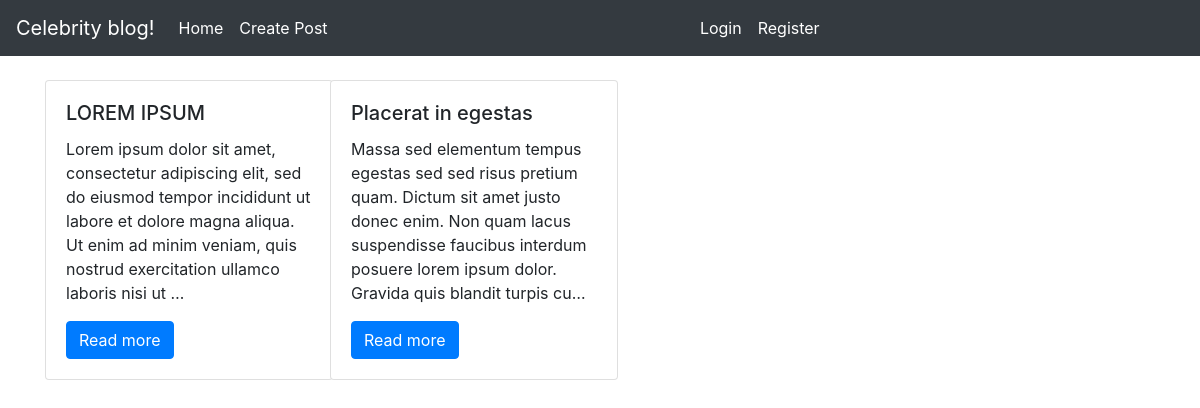
The page / on the database its author committed.
### core/models.py (models this page shows, shortened)
class Post(models.Model):
    title = models.CharField(max_length=255)
    text = models.TextField()
    author = models.ForeignKey(User, on_delete=models.CASCADE)
    created_at = models.DateTimeField(auto_now_add=True)
    tags = models.ManyToManyField('core.Tag')

### core/views.py (the view)
# urls.py: path('', Index.as_view()),
class Index(TemplateView):
    template_name = 'index.html'
    def get_context_data(self, **kwargs):
        posts = Post.objects.all().order_by('created_at')[:10]
        return {
            'posts': posts
        }

### core/templates/index.html (shortened to what this page needs)
<html>
    <head>
        <link rel="stylesheet" href="https://stackpath.bootstrapcdn.com/bootstrap/4.4.1/css/bootstrap.min.css"
>
    </head>
    <body>
        <nav class="navbar navbar-expand-lg navbar-dark bg-dark">
          <a class="navbar-brand" href="#">Celebrity blog!</a>
          <div class="collapse navbar-collapse" id="navbarSupportedContent">
            <ul class="navbar-nav mr-auto">
              <li class="nav-item active">
                <a class="nav-link" href="/">Home</a>
              </li>
              <li class="nav-item active">
                <a class="nav-link" href="/create_post/">Create Post</a>
              </li>
            </ul>
              <ul class="navbar-nav mr-auto">
                  {% if user.is_authenticated %}
                      <li class="nav-item active">
                        <a class="nav-link" href="/accounts/logout/">Logout</a>
                      </li>
                  {% else %}
                      <li class="nav-item active">
                        <a class="nav-link" href="/accounts/login/">Login</a>
                      </li>
                        <li class="nav-item active">
                            <a class="nav-link" href="/accounts/register/">Register</a>
                        </li>
                  {% endif %}
              </ul>
          </div>
        </nav>
        <div class="container">
            <div class="row">
                {% for post in posts %}
                <div class="col-md-3">
                    <br>
                    <div class="card" style="width: 18rem;">
                      <div class="card-body">
                        <h5 class="card-title">{{ post.title }}</h5>
                        <p class="card-text">{{ post.text|truncatechars:200 }}</p>
                        <a href="/post/{{post.id}}" class="btn btn-primary">Read more</a>
                      </div>
                    </div>
                </div>
                {% endfor %}
            </div>
        </div>
    </body>
</html>

### rows shown on the page
Post: title "LOREM IPSUM", text "Lorem ipsum dolor sit amet, consectetur adipiscing elit, sed do eiusmod tempor incididunt ut labore et dolore magna aliqua. Ut enim ad minim veniam, quis nostrud exercitation ullamco laboris nisi ut …"
Post: title "Placerat in egestas", text "Massa sed elementum tempus egestas sed sed risus pretium quam. Dictum sit amet justo donec enim. Non quam lacus suspendisse faucibus interdum posuere lorem ipsum dolor. Gravida quis blandit turpis cu…"
